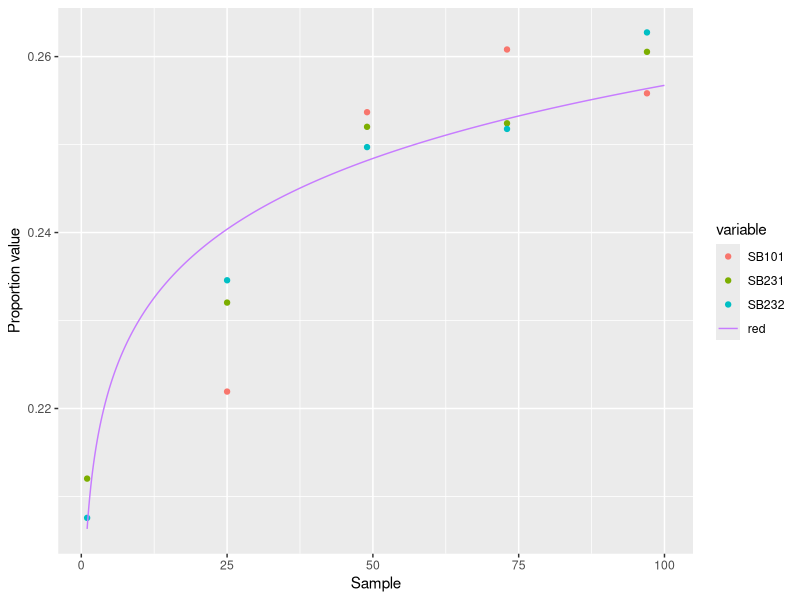
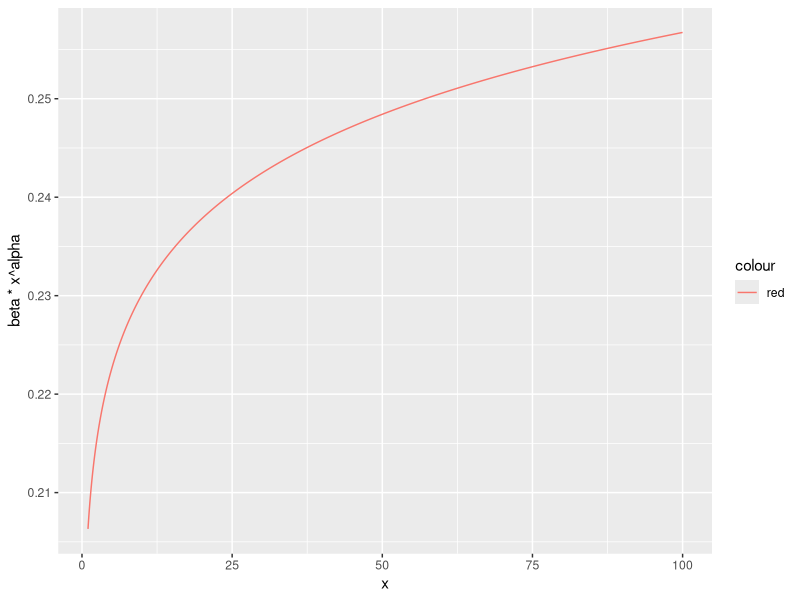

Reproduce these figures in R, in order.
sb_tri_alpha <- data.frame(
  SB101 = c(2.331, 3.95, 3.81, 4.314, 4.798), #SOYBEANS 101
  SB231 = c(3.109, 4.124, 3.779, 4.672, 4.864), #SOYBEANS 231
  SB232 = c(3.039, 4.752, 4.553, 4.217, 4.02) #SOYBEANS 232
)

sb_tri_beta <- data.frame(
  SB101 = c(10.086, 13.849, 11.209, 12.227, 13.957), #SOYBEANS 101
  SB231 = c(11.554, 13.649, 11.216, 13.837, 13.805), #SOYBEANS 231
  SB232 = c(11.602, 15.506, 13.68, 12.532, 11.28) #SOYBEANS 232
)

sb_tri_mean <- sb_tri_alpha / (sb_tri_alpha + sb_tri_beta)
sb_tri_mean$day <- c(1, 25, 49, 73, 97)

library(reshape2)
data <- melt(sb_tri_mean, id.vars = "day")
data <- data[2:15,]

exp_data <- data
exp_data$value <- exp(exp_data$value)

pt_data <- data
pt_data$day <- log(pt_data$day)
pt_data$value <- log(pt_data$value)

alpha <- cov(pt_data$value, pt_data$day) / sd(pt_data$day)^2
beta <- mean(pt_data$value) - alpha * mean(pt_data$day)
beta <- exp(beta)

x <- seq(from = 1, to = 100, by = 0.1)

library(ggplot2)
#Analysis per sample
ggplot() +
  geom_point(aes(x = day, y = value, group = variable, color = variable), data = data) +
  xlab("Sample") + ylab("Proportion value") +
  geom_point() + geom_line() +
  geom_line(aes(x = x, y = beta * x ^ alpha, colour = "red"))

ggplot() +
  geom_line(aes(x = x, y = beta * x ^ alpha, colour = "red"))
